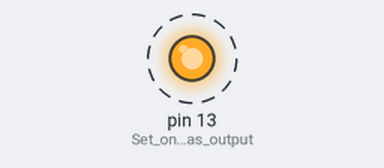
Bench run of a sketch on a simulated Arduino Uno, built with avr-gcc and run on an emulated ATmega328P. Shown: output pins drawn as LEDs (lit = HIGH). Dashed ring = blinking. What the sketch prints to the serial monitor is not drawn.

Above: at 0.05 s.
Timing chart, 0 to 3.0 s (numbered marks = the images above):
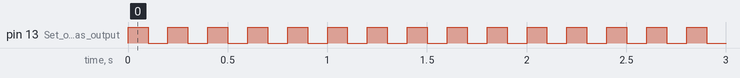

Measured:
- by itself, pin 13 (Set_onboard_LED_as_output): alternates HIGH for 0.10 s and LOW for 0.10 s

The sketch:

blink.ino
```cpp
// Teensy 4.1 Built-in LED is on pin 13

void setup() {
  pinMode(13, OUTPUT);      // Set onboard LED as output
  Serial.begin(9600);       // Start serial communication
  // while (!Serial) {
  //   ; // Wait for serial port to connect (important for Teensy)
  // }
  Serial.println("Teensy 4.1 is alive!");
}

void loop() {
  digitalWrite(13, HIGH);   // Turn LED on
  Serial.println("LED ON");
  delay(100);

  digitalWrite(13, LOW);    // Turn LED off
  Serial.println("LED OFF");
  delay(100);
}
```
